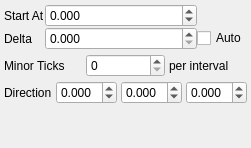
         <widget class="QWidget" name="XAxisTicksTab">
          <attribute name="title">
           <string>Tick Marks</string>
          </attribute>
          <layout class="QVBoxLayout" name="verticalLayout_4">
           <property name="spacing">
            <number>4</number>
           </property>
           <property name="margin">
            <number>4</number>
           </property>
           <item>
            <widget class="QWidget" name="AxisXTicksWidget" native="true">
             <layout class="QVBoxLayout" name="verticalLayout_12">
              <property name="spacing">
               <number>0</number>
              </property>
              <property name="margin">
               <number>0</number>
              </property>
              <item>
               <layout class="QGridLayout" name="gridLayout">
                <item row="0" column="1">
                 <widget class="QDoubleSpinBox" name="AxisXTicksStartSpin">
                  <property name="sizePolicy">
                   <sizepolicy hsizetype="Expanding" vsizetype="Fixed">
                    <horstretch>0</horstretch>
                    <verstretch>0</verstretch>
                   </sizepolicy>
                  </property>
                  <property name="decimals">
                   <number>3</number>
                  </property>
                  <property name="minimum">
                   <double>-1000000.000000000000000</double>
                  </property>
                  <property name="maximum">
                   <double>1000000.000000000000000</double>
                  </property>
                 </widget>
                </item>
                <item row="0" column="0">
                 <widget class="QLabel" name="label_6">
                  <property name="sizePolicy">
                   <sizepolicy hsizetype="Minimum" vsizetype="Preferred">
                    <horstretch>0</horstretch>
                    <verstretch>0</verstretch>
                   </sizepolicy>
                  </property>
                  <property name="text">
                   <string>Start At</string>
                  </property>
                 </widget>
                </item>
                <item row="1" column="0">
                 <widget class="QLabel" name="label_7">
                  <property name="sizePolicy">
                   <sizepolicy hsizetype="Minimum" vsizetype="Preferred">
                    <horstretch>0</horstretch>
                    <verstretch>0</verstretch>
                   </sizepolicy>
                  </property>
                  <property name="text">
                   <string>Delta</string>
                  </property>
                 </widget>
                </item>
                <item row="1" column="1">
                 <widget class="QDoubleSpinBox" name="AxisXTicksDeltaSpin">
                  <property name="sizePolicy">
                   <sizepolicy hsizetype="Expanding" vsizetype="Fixed">
                    <horstretch>0</horstretch>
                    <verstretch>0</verstretch>
                   </sizepolicy>
                  </property>
                  <property name="decimals">
                   <number>3</number>
                  </property>
                  <property name="minimum">
                   <double>0.000000000000000</double>
                  </property>
                  <property name="maximum">
                   <double>1000000.000000000000000</double>
                  </property>
                 </widget>
                </item>
                <item row="1" column="2">
                 <widget class="QCheckBox" name="AxisXAutoTicksCheck">
                  <property name="text">
                   <string>Auto</string>
                  </property>
                 </widget>
                </item>
               </layout>
              </item>
             </layout>
            </widget>
           </item>
           <item>
            <layout class="QHBoxLayout" name="horizontalLayout_15">
             <property name="spacing">
              <number>4</number>
             </property>
             <item>
              <widget class="QLabel" name="label_19">
               <property name="text">
                <string>Minor Ticks</string>
               </property>
              </widget>
             </item>
             <item>
              <widget class="QSpinBox" name="AxisXMinorTicksSpin"/>
             </item>
             <item>
              <widget class="QLabel" name="label_20">
               <property name="sizePolicy">
                <sizepolicy hsizetype="Minimum" vsizetype="Preferred">
                 <horstretch>0</horstretch>
                 <verstretch>0</verstretch>
                </sizepolicy>
               </property>
               <property name="text">
                <string>per interval</string>
               </property>
              </widget>
             </item>
            </layout>
           </item>
           <item>
            <layout class="QHBoxLayout" name="horizontalLayout_18">
             <property name="spacing">
              <number>4</number>
             </property>
             <item>
              <widget class="QLabel" name="label_31">
               <property name="text">
                <string>Direction</string>
               </property>
              </widget>
             </item>
             <item>
              <widget class="QDoubleSpinBox" name="AxisXTickDirectionXSpin">
               <property name="sizePolicy">
                <sizepolicy hsizetype="Expanding" vsizetype="Fixed">
                 <horstretch>0</horstretch>
                 <verstretch>0</verstretch>
                </sizepolicy>
               </property>
               <property name="decimals">
                <number>3</number>
               </property>
               <property name="minimum">
                <double>-1.000000000000000</double>
               </property>
               <property name="maximum">
                <double>1.000000000000000</double>
               </property>
               <property name="singleStep">
                <double>0.100000000000000</double>
               </property>
              </widget>
             </item>
             <item>
              <widget class="QDoubleSpinBox" name="AxisXTickDirectionYSpin">
               <property name="sizePolicy">
                <sizepolicy hsizetype="Expanding" vsizetype="Fixed">
                 <horstretch>0</horstretch>
                 <verstretch>0</verstretch>
                </sizepolicy>
               </property>
               <property name="decimals">
                <number>3</number>
               </property>
               <property name="minimum">
                <double>-1.000000000000000</double>
               </property>
               <property name="maximum">
                <double>1.000000000000000</double>
               </property>
               <property name="singleStep">
                <double>0.100000000000000</double>
               </property>
              </widget>
             </item>
             <item>
              <widget class="QDoubleSpinBox" name="AxisXTickDirectionZSpin">
               <property name="sizePolicy">
                <sizepolicy hsizetype="Expanding" vsizetype="Fixed">
                 <horstretch>0</horstretch>
                 <verstretch>0</verstretch>
                </sizepolicy>
               </property>
               <property name="decimals">
                <number>3</number>
               </property>
               <property name="minimum">
                <double>-1.000000000000000</double>
               </property>
               <property name="maximum">
                <double>1.000000000000000</double>
               </property>
               <property name="singleStep">
                <double>0.100000000000000</double>
               </property>
              </widget>
             </item>
            </layout>
           </item>
           <item>
            <spacer name="verticalSpacer">
             <property name="orientation">
              <enum>Qt::Vertical</enum>
             </property>
             <property name="sizeHint" stdset="0">
              <size>
               <width>20</width>
               <height>40</height>
              </size>
             </property>
            </spacer>
           </item>
          </layout>
         </widget>
